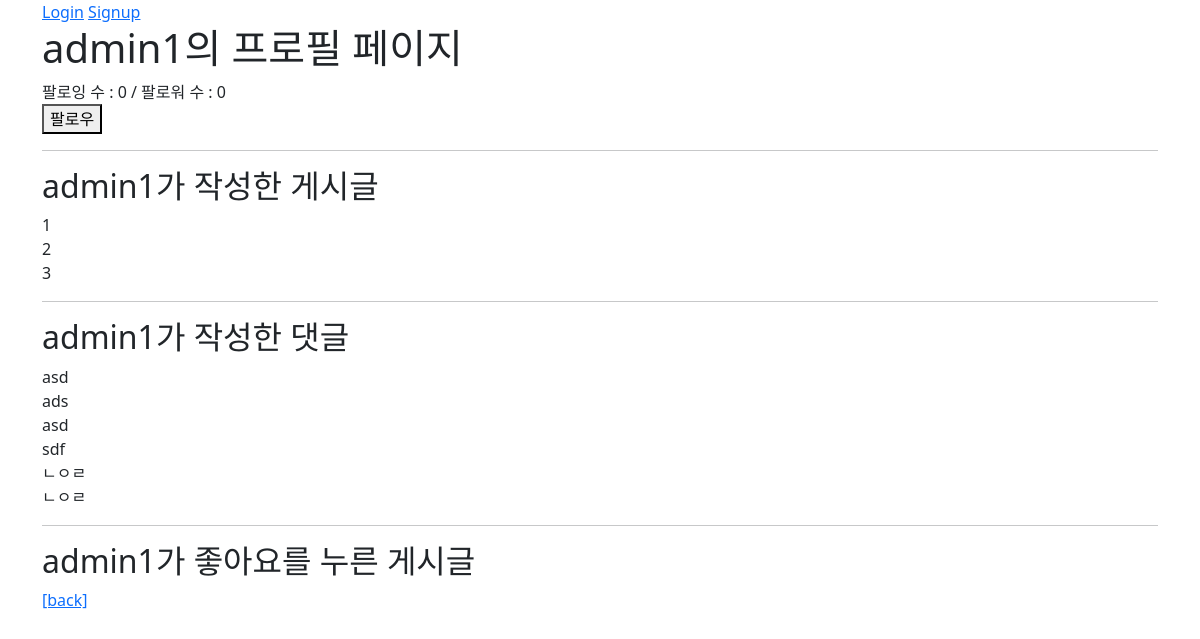
Screenshot of /accounts/admin1/ with the database file from the repository.
### accounts/models.py (models this page shows)
class User(AbstractUser):
    followings = models.ManyToManyField('self', symmetrical=False, related_name='followers')

### articles/models.py (models this page shows, shortened)
class Article(models.Model):
    user = models.ForeignKey(settings.AUTH_USER_MODEL, on_delete=models.CASCADE)
    like_users = models.ManyToManyField(settings.AUTH_USER_MODEL, related_name='like_articles')
    title = models.CharField(max_length=10)
    content = models.TextField()
    created_at = models.DateTimeField(auto_now_add=True)
    updated_at = models.DateTimeField(auto_now=True)

class Comment(models.Model):
    article = models.ForeignKey(Article, on_delete=models.CASCADE)
    user = models.ForeignKey(settings.AUTH_USER_MODEL, on_delete=models.CASCADE)
    content = models.CharField(max_length=200)
    created_at = models.DateTimeField(auto_now_add=True)
    updated_at = models.DateTimeField(auto_now=True)

### accounts/views.py (the view)
# urls.py: path('<username>/', views.profile, name='profile'),
def profile(request, username):
    person = get_object_or_404(get_user_model(), username=username)
    context = {
        'person': person,
    }
    return render(request, 'accounts/profile.html', context)

### accounts/templates/accounts/profile.html (shortened to what this page needs)
{% extends 'base.html' %}
{% block content %}
  <h1>{{ person.username }}의 프로필 페이지</h1>
  {% with followings=person.followings.all followers=person.followers.all %}
    <div id="follow-count">
      <div>팔로잉 수 : {{ followings|length }} / 팔로워 수 : {{ followers|length }}</div>
    </div>
    {% if user != person %}
      <div>
        <form id="follow-form" data-user-id="{{ person.pk }}">
          {% if user in followers %}
            <button>언팔로우</button>
          {% else %}
            <button>팔로우</button>
          {% endif %}
        </form>
      </div>
    {% endif %}
  {% endwith %}
  <hr>
  <h2>{{ person.username }}가 작성한 게시글</h2>
  {% for article in person.article_set.all %}
    <div>{{ article.title }}</div>
  {% endfor %}
  <hr>
  <h2>{{ person.username }}가 작성한 댓글</h2>
  {% for comment in person.comment_set.all %}
    <div>{{ comment.content }}</div>
  {% endfor %}
  <hr>
  <h2>{{ person.username }}가 좋아요를 누른 게시글</h2>
  <a href="{% url 'articles:index' %}">[back]</a>
{% endblock content %}

### rows the page displays
User: username "admin1"
Article: title "1"
Article: title "2"
Article: title "3"
Comment: content "asd"
Comment: content "ads"
Comment: content "asd"
Comment: content "sdf"
Comment: content "ㄴㅇㄹ"
Comment: content "ㄴㅇㄹ"

### other values shown
{{ followings|length }} "0"
{{ followers|length }} "0"
